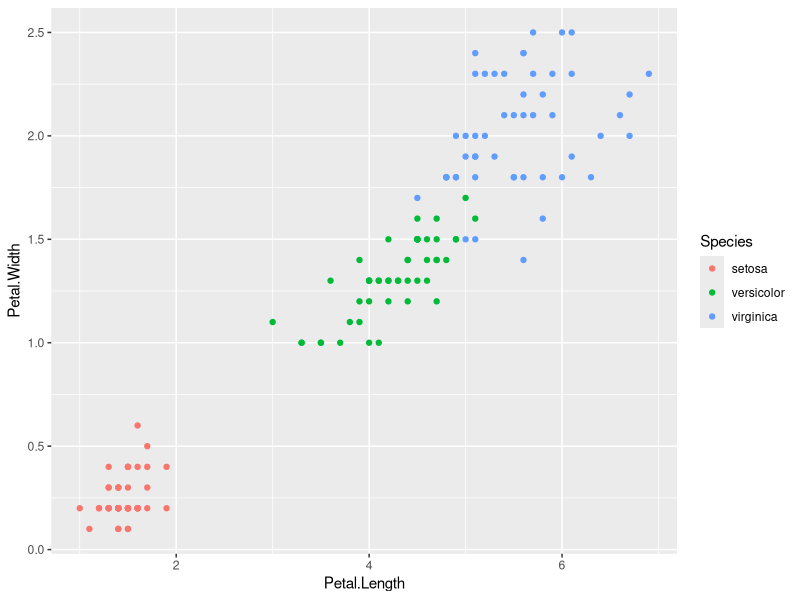
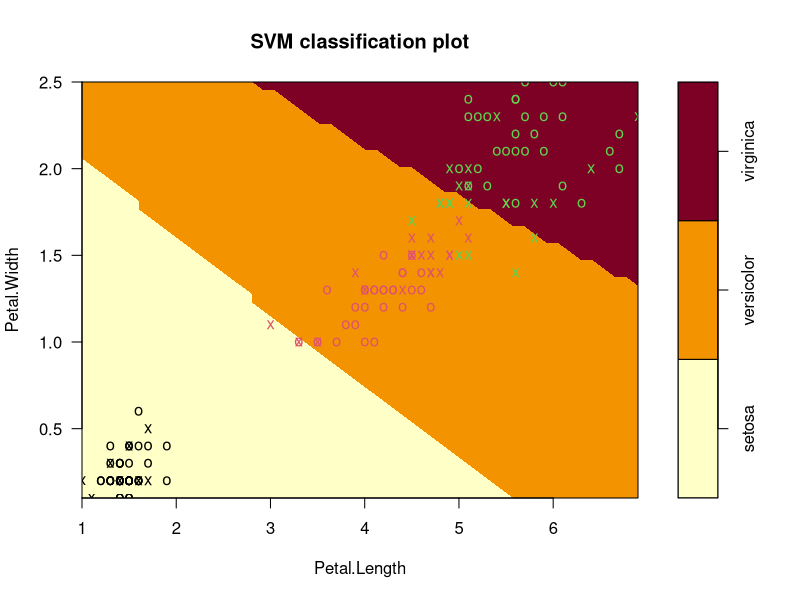
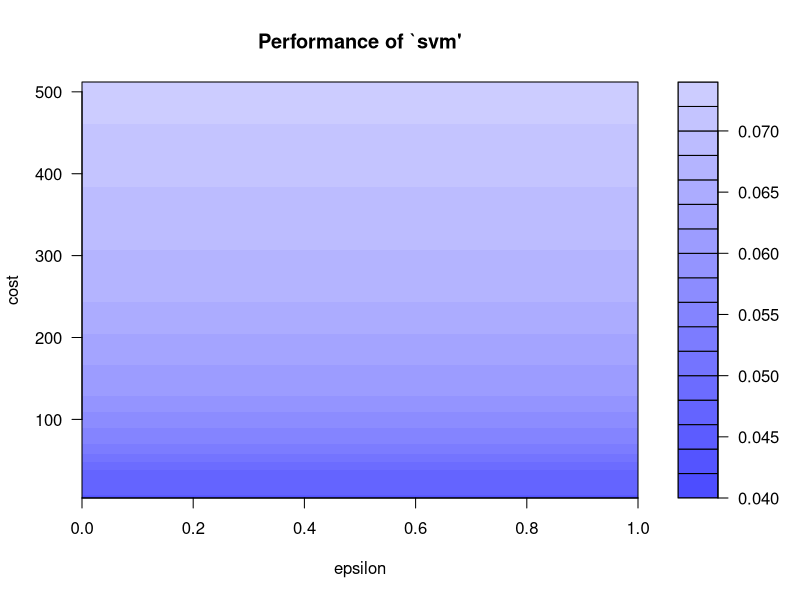
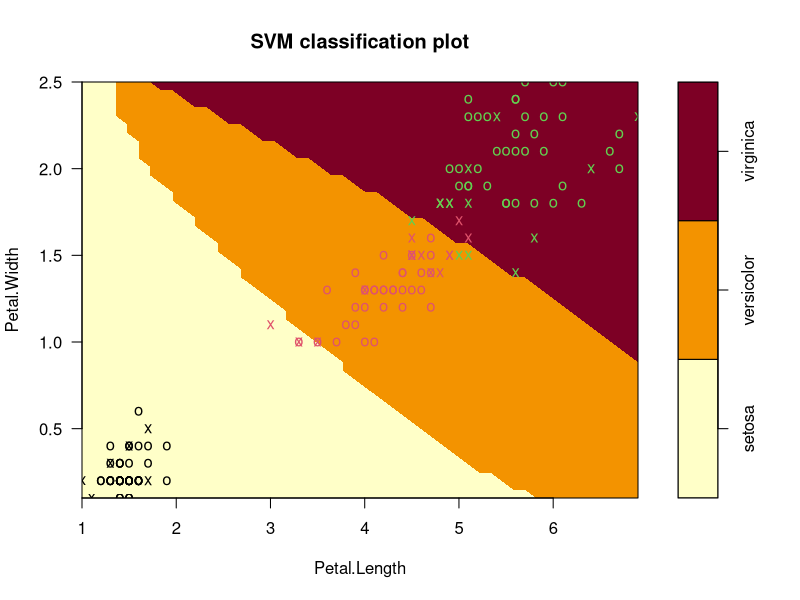

Here is the R script that generated these plots, in order:
library(ggplot2)
library(e1071)
IRIS=iris
str(IRIS)
qplot(Petal.Length,Petal.Width,data=IRIS,color=Species)

# support vector machines
SVMMODEL=svm(Species~.,data=IRIS)
#SVMMODEL=svm(Species~.,data=IRIS,kernel="linear")
##SVMMODEL=svm(Species~.,data=IRIS,kernel="polynomial")
#SVMMODEL=svm(Species~.,data=IRIS,kernel="sigmoid")
summary(SVMMODEL)
plot(SVMMODEL,data=IRIS, Petal.Width~Petal.Length,slice=list(Sepal.Width=3,Sepal.Length=4))

#confusion matrix and misclassification error
SVMPREDICTION=predict(SVMMODEL,IRIS)
Tab=table(SVMPREDICTION,IRIS$Species)
Tab
SVMPERFORMANCE=sum(diag(Tab))/sum(Tab)*100
SVMPERFORMANCE
# misclassification
1-sum(diag(Tab))/sum(Tab)
((1-sum(diag(Tab))/sum(Tab))*100)

#TUNING
set.seed(123)
TUNEDSVMMODEL=tune(svm,Species~.,data=IRIS,ranges=list(epsilon=seq(0,1,0.1),cost=2^(2:9)))
plot(TUNEDSVMMODEL)
summary(TUNEDSVMMODEL)

#BEST MODEL
BESTSVMMODEL=TUNEDSVMMODEL$best.model
summary(BESTSVMMODEL)
plot(BESTSVMMODEL,data=IRIS, Petal.Width~Petal.Length,slice=list(Sepal.Width=3,Sepal.Length=4))
SVMPREDICTION=predict(BESTSVMMODEL,IRIS)
(Tab=table(SVMPREDICTION,IRIS$Species))
(SVMPERFORMANCE=sum(diag(Tab))/sum(Tab)*100)
1-sum(diag(Tab))/sum(Tab)
((1-sum(diag(Tab))/sum(Tab))*100)

